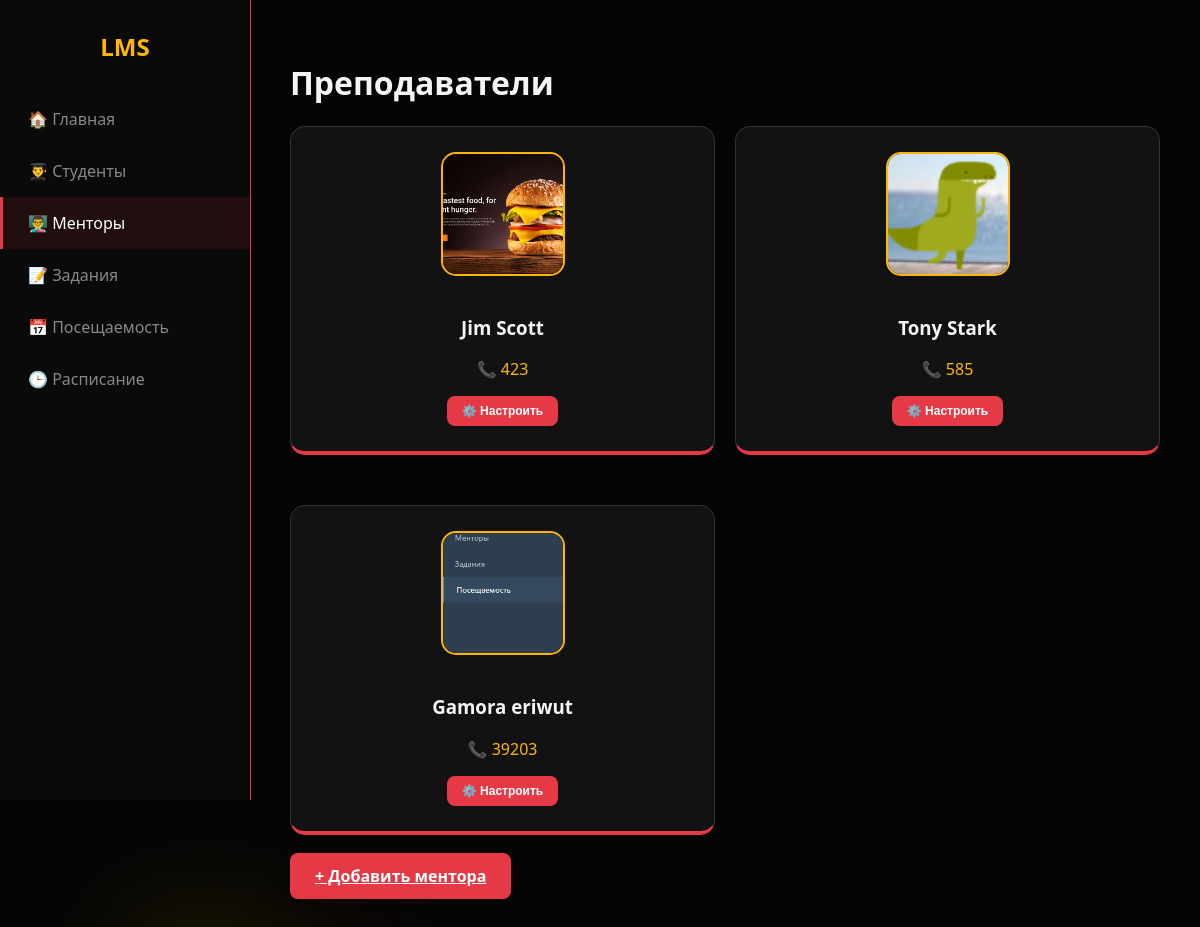
Screenshot of /lms/mentor/ with the database file from the repository.
### lms/models.py (models this page shows)
class Mentor(models.Model):
    first_name = models.TextField(max_length=20)
    last_name = models.TextField(max_length=20)
    phone_number = models.IntegerField()
    avatar = models.ImageField(upload_to='media/')
    is_mentor = models.BooleanField(default=True)

### lms/views.py (the view)
# urls.py: path('mentor/', views.mentor_info, name='mentor'),
def mentor_info(request):
    mentor = Mentor.objects.all()
    return render(request,
                  'mentor.html',
                  {"mentor": mentor})

### lms/templates/mentor.html (shortened to what this page needs)
<!DOCTYPE html>
<html lang="ru">
<head>
</head>
<body>
    <div class="area"><ul class="circles"><li></li><li></li></ul></div>
    <div class="sidebar">
        <h2>LMS</h2>
        <a href="{% url 'home' %}">🏠 Главная</a>
        <a href="{% url 'student' %}">👨‍🎓 Студенты</a>
        <a href="{% url 'mentor' %}" class="active">👨‍🏫 Менторы</a>
        <a href="{% url 'task' %}">📝 Задания</a>
        <a href="{% url 'visit' %}">📅 Посещаемость</a>
        <a href="{% url 'schedule' %}">🕒 Расписание</a>
    </div>
    <div class="main-content">
        <h1>Преподаватели</h1>
        <div class="grid">
            {% for i in mentor %}
            <div class="card m-card">
                {% if i.avatar %}<img src="{{ i.avatar.url }}" alt="ava">{% endif %}
                <h3>{{ i.first_name }} {{ i.last_name }}</h3>
                <p style="color: var(--yellow);">📞 {{ i.phone_number }}</p>
                <button class="btn" style="padding: 8px 15px; font-size: 12px;">⚙️ Настроить</button>
            </div>
            {% endfor %}
        </div>
        <a href="{% url 'mentor_items' %}" class="btn btn-primary btn-sm">
    + Добавить ментора
</a>
    </div>
</body>
</html>

### lms/templates/mentor.html (style rules this page uses)
:root { --bg: #050505; --card-bg: rgba(20, 20, 20, 0.9); --text: #f5f5f5; --red: #e63946; --yellow: #ffb703; --border: #333; }
body { font-family: 'Segoe UI', sans-serif; background: var(--bg); color: var(--text); margin: 0; display: flex; min-height: 100vh; }
.area { position: fixed; top: 0; left: 0; width: 100%; height: 100%; z-index: -1; background: #000; }
.circles { position: absolute; top: 0; left: 0; width: 100%; height: 100%; margin:0; padding:0; }
.circles li { position: absolute; list-style: none; background: rgba(230, 57, 70, 0.1); filter: blur(40px); animation: animate 20s infinite linear; bottom: -150px; }
.sidebar { width: 250px; background: #0a0a0a; border-right: 1px solid var(--red); position: fixed; height: 100vh; z-index: 10; }
.sidebar h2 { text-align: center; color: var(--yellow); margin: 30px 0; }
.sidebar a { display: block; padding: 15px 25px; color: #888; text-decoration: none; transition: 0.3s; border-left: 3px solid transparent; }
.sidebar a:hover, .sidebar a.active { background: rgba(230, 57, 70, 0.1); border-left: 3px solid var(--red); color: #fff; }
.main-content { margin-left: 250px; padding: 40px; width: calc(100% - 250px); box-sizing: border-box; }
.card { background: var(--card-bg); border: 1px solid var(--border); border-radius: 15px; padding: 25px; backdrop-filter: blur(10px); margin-bottom: 30px; }
.btn { background: var(--red); color: #fff; border: none; padding: 12px 25px; border-radius: 8px; cursor: pointer; font-weight: bold; transition: 0.3s; }
.grid { display: grid; grid-template-columns: repeat(auto-fill, minmax(280px, 1fr)); gap: 20px; }
.m-card { text-align: center; border-bottom: 4px solid var(--red); }
.m-card img { width: 120px; height: 120px; border-radius: 15px; object-fit: cover; border: 2px solid var(--yellow); margin-bottom: 15px; }
.area { position: fixed; top: 0; left: 0; width: 100%; height: 100%; z-index: -1; background: #050505; overflow: hidden; }
.circles { position: absolute; top: 0; left: 0; width: 100%; height: 100%; margin: 0; padding: 0; }
.circles li { position: absolute; list-style: none; display: block; background: rgba(230, 57, 70, 0.15); filter: blur(50px); bottom: -160px; animation: animate 25s infinite linear; }
.circles li:nth-child(2) { left: 10%; width: 180px; height: 180px; background: rgba(255, 183, 3, 0.1); animation-delay: 2s; animation-duration: 12s; }

### rows the page displays
Mentor: avatar (picture), first_name "Jim", last_name "Scott", phone_number "423"
Mentor: avatar (picture), first_name "Tony", last_name "Stark", phone_number "585"
Mentor: avatar (picture), first_name "Gamora", last_name "eriwut", phone_number "39203"
